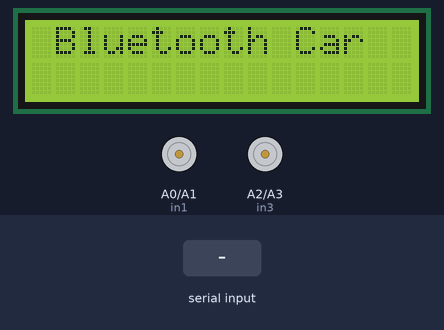
The sketch below on a simulated Arduino Uno, built with avr-gcc and run on an emulated ATmega328P. On the bench: 16×2 character LCD, motor-driver pin pairs drawn as motors (green arrow = first pin HIGH = forward, orange = second pin HIGH = backward, longer = more drive, scaled by the enable pin). The inputs (shaded band) are chosen by the test bench.

Above: at 1.2 s.
1.3 s: byte 70 (FORWARD) received over Serial
At 2.1 s:
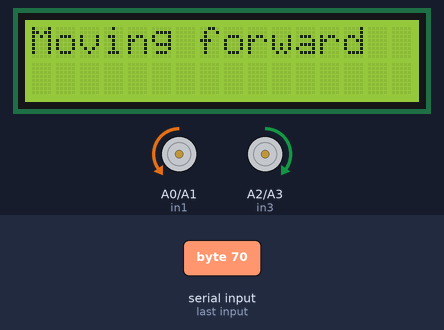
2.8 s: "1" received over Serial
At 3.2 s:
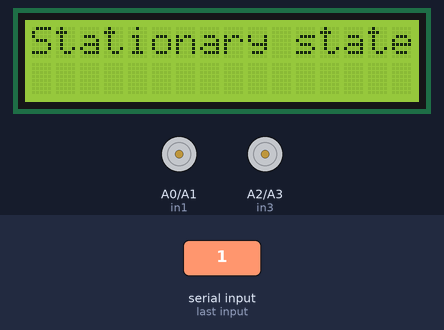
4.3 s: byte 66 (BACKWARD) received over Serial
At 5.5 s:
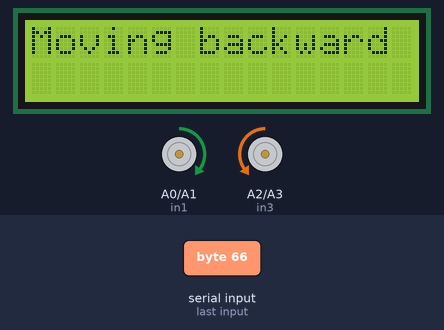
5.8 s: byte 76 (LEFT) received over Serial
At 6.7 s:
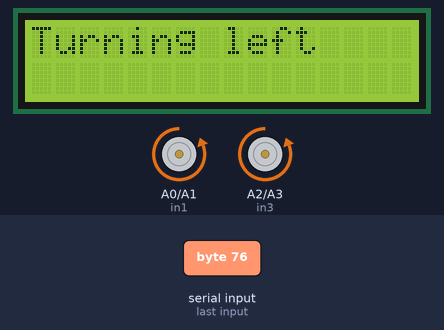
7.3 s: byte 82 (RIGHT) received over Serial
At 7.8 s:
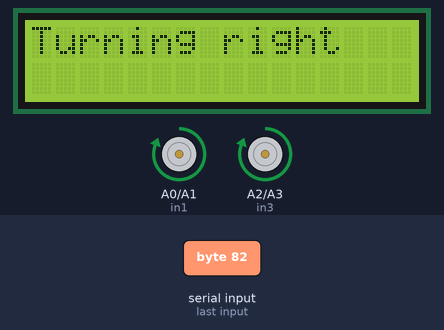
8.8 s: byte 88 (CROSS) received over Serial
At 10.2 s:
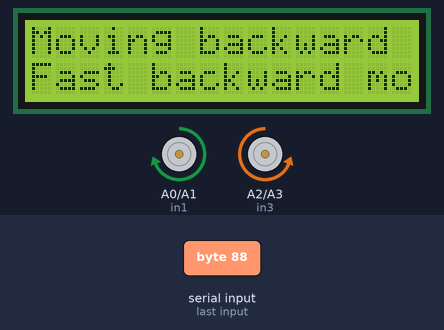
Timing chart, 0 to 11.3 s (numbered marks = the images above; inputs shaded):
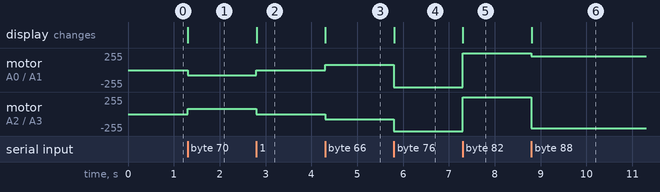

Measured:
- after the input at 1.3 s, motor on A0 (in1) / A1 (in2): stopped → backward 80/255 at once; motor on A2 (in3) / A3 (in4): stopped → forward 80/255 at once; the display: changes at once (image 1)
- after the input at 2.8 s, motor on A0 (in1) / A1 (in2): backward 80/255 → stopped at once; motor on A2 (in3) / A3 (in4): forward 80/255 → stopped at once; the display: changes at once (image 2)
- after the input at 4.3 s, motor on A0 (in1) / A1 (in2): stopped → forward 80/255 at once; motor on A2 (in3) / A3 (in4): stopped → backward 80/255 at once; the display: changes at once (image 3)
- after the input at 5.8 s, motor on A0 (in1) / A1 (in2): forward 80/255 → backward 255/255 at once; motor on A2 (in3) / A3 (in4): backward 80/255 → backward 255/255 at once; the display: changes at once (image 4)
- after the input at 7.3 s, motor on A0 (in1) / A1 (in2), motor on A2 (in3) / A3 (in4): backward 255/255 → forward 255/255 at once; the display: changes at once (image 5)
- after the input at 8.8 s, motor on A0 (in1) / A1 (in2): forward 255/255 → forward 210/255 at once; motor on A2 (in3) / A3 (in4): forward 255/255 → backward 210/255 at once; the display: changes at once (image 6)

The sketch:

BluetoothCar.ino
```cpp
#include <LiquidCrystal.h>
#include <math.h>


#define FORWARD 'F'
#define BACKWARD 'B'
#define LEFT 'L'
#define RIGHT 'R'
#define CIRCLE 'C'
#define CROSS 'X'
#define TRIANGLE 'T'
#define SQUARE 'S'
#define START 'A'
#define PAUSE 'P'

// Motor A connections - Right
int enA = 11;
int in1 = A0;
int in2 = A1;

// Motor B connections - Left
int enB = 3;
int in3 = A2;
int in4 = A3;


// LCD
LiquidCrystal lcd(8, 9, 4, 5, 6, 7);


void setup() {
  Serial.begin(9600);  // Set the baud rate for serial communication
  // Initialize any other necessary setup code here

  // Motor pins
  pinMode(enA, OUTPUT);
  pinMode(in1, OUTPUT);
  pinMode(in2, OUTPUT);
  pinMode(enB, OUTPUT);
  pinMode(in3, OUTPUT);
  pinMode(in4, OUTPUT);


  // LCD initialization
  lcd.begin(16, 2);
  lcd.print(" Bluetooth Car");


}

void loop() {
  if (Serial.available()) {
    char command = Serial.read();
    executeCommand(command);
  }
}

void executeCommand(char command) {
  switch (command) {
    case FORWARD:
      forward();
      break;
    case BACKWARD:
      backward();
      break;
    case LEFT:
      left();
      break;
    case RIGHT:
      right();
      break;
    case CIRCLE:
      slowbackward();
      break;
    case CROSS:
      fastbackward();
      break;
    case TRIANGLE:
      fastForward();
      break;
    case SQUARE:
      slowForward();
      break;
    case START:
      break;
    case PAUSE:
      stopMotor();
      break;
    default:
      stopMotor();
  }
}


void forward() {

  analogWrite(enA, 80);
  analogWrite(enB, 80);

  digitalWrite(in1, LOW);
  digitalWrite(in2, HIGH);
  digitalWrite(in3, HIGH);
  digitalWrite(in4, LOW);

  lcd.clear();
  lcd.setCursor(0,0);
  lcd.print("Moving forward");
}

void fastForward() {

  analogWrite(enA, 210);
  analogWrite(enB, 210);

  digitalWrite(in1, LOW);
  digitalWrite(in2, HIGH);
  digitalWrite(in3, HIGH);
  digitalWrite(in4, LOW);

  lcd.clear();
  lcd.setCursor(0,0);
  lcd.print("Moving forward");
  lcd.setCursor(0,1);
  lcd.print("Fast forward mode");
}

void slowForward() {

  analogWrite(enA, 90);
  analogWrite(enB, 90);

  digitalWrite(in1, LOW);
  digitalWrite(in2, HIGH);
  digitalWrite(in3, HIGH);
  digitalWrite(in4, LOW);

  lcd.clear();
  lcd.setCursor(0,0);
  lcd.print("Moving forward");
  lcd.setCursor(0,1);
  lcd.print("Slowing mode");
}

void backward(){

  analogWrite(enA, 80);
  analogWrite(enB, 80);

  digitalWrite(in1, HIGH);
  digitalWrite(in2, LOW);
  digitalWrite(in3, LOW);
  digitalWrite(in4, HIGH);

  lcd.clear();
  lcd.setCursor(0,0);
  lcd.print("Moving backward");
}

void fastbackward(){

  analogWrite(enA, 210);
  analogWrite(enB, 210);

  digitalWrite(in1, HIGH);
  digitalWrite(in2, LOW);
  digitalWrite(in3, LOW);
  digitalWrite(in4, HIGH);

  lcd.clear();
  lcd.setCursor(0,0);
  lcd.print("Moving backward");
  lcd.setCursor(0,1);
  lcd.print("Fast backward mode");
}

void slowbackward(){

  analogWrite(enA, 90);
  analogWrite(enB, 90);

  digitalWrite(in1, HIGH);
  digitalWrite(in2, LOW);
  digitalWrite(in3, LOW);
  digitalWrite(in4, HIGH);

  lcd.clear();
  lcd.setCursor(0,0);
  lcd.print("Moving backward");
  lcd.setCursor(0,1);
  lcd.print("Slow backward mode");
}

void left() {

  analogWrite(enA, 255);
  analogWrite(enB, 255);

  digitalWrite(in1, LOW);
  digitalWrite(in2, HIGH);
  digitalWrite(in3, LOW);
  digitalWrite(in4, HIGH);


  lcd.clear();
  lcd.setCursor(0,0);
  lcd.print("Turning left");

}

void right() {

  analogWrite(enA, 255);
  analogWrite(enB, 255);

  digitalWrite(in1, HIGH);
  digitalWrite(in2, LOW);
  digitalWrite(in3, HIGH);
  digitalWrite(in4, LOW);

  lcd.clear();
  lcd.setCursor(0,0);
  lcd.print("Turning right");
}

void stopMotor() {


  digitalWrite(in1, LOW);
  digitalWrite(in2, LOW);
  digitalWrite(in3, LOW);
  digitalWrite(in4, LOW);

  lcd.clear();
  lcd.setCursor(0,0);
  lcd.print("Stationary state");
}
```
